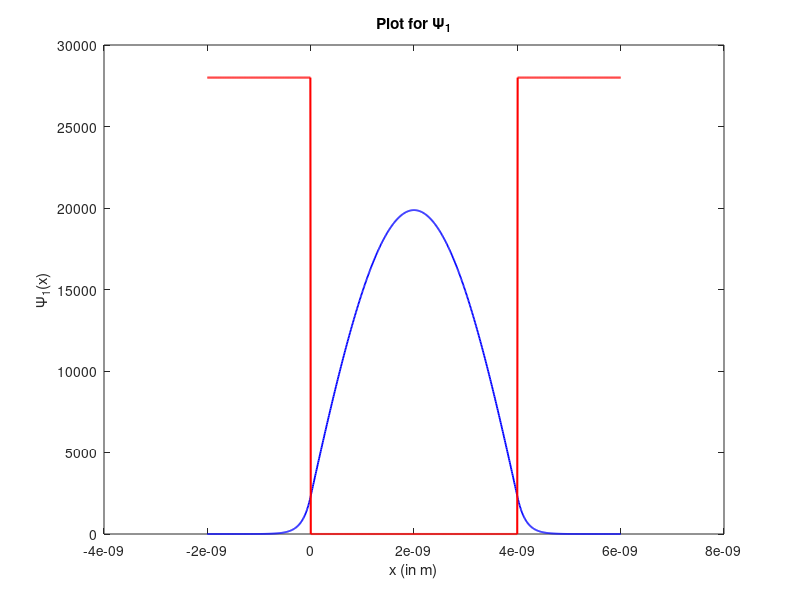
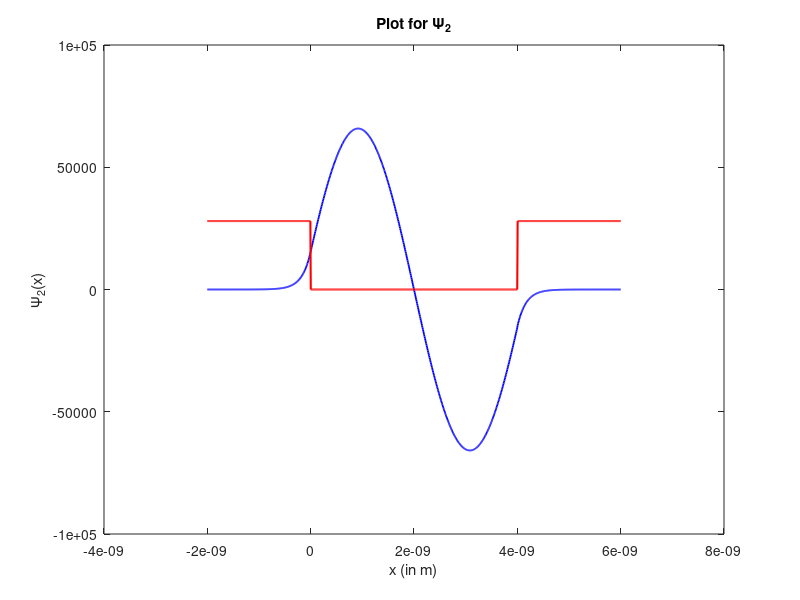

Here is the MATLAB script that generated these plots, in order:
%Prepeared by Samyak Shah for EE227 Assignment 1 Question 1
%Date: September 08,2019
%______________________________________________
%Plotting the wavefunction corresponding to the first allowed energy state
x=linspace(-2e-9,6e-9,1000);
y1=zeros(1,1000);
v0=zeros(1,1000);
k1=7.27e8;
alpha1=6.196e9;
%Defining the values of Piecewise wavefunction coefficients
A1=2315.58;
C1=19735.49;
D1=A1;
F1=1.343e14;
for i=1:1000
    if x(i)<=0
        y1(i)=A1*exp(alpha1*x(i));
        v0(i)=2.8e4;
    elseif x(i)<=4e-9
        y1(i)=C1*sin(k1*x(i))+D1*cos(k1*x(i));
        v0(i)=0;
    elseif x(i)>4e-9
        y1(i)=F1*exp(-alpha1*x(i));
        v0(i)=2.8e4;
    end
end
figure
plot(x,y1,'b','linewidth',1.3);hold on;
%Plotting the potential profile to show the potential well
title('Plot for \Psi_{1}');
xlabel('x (in m)');
ylabel('\Psi_{1}(x)');
plot(x,v0,'r','linewidth',1.5);

%Plotting the wavefunction corresponding to the second allowed energy state
k2=1.452e9;
alpha2=5.995e9;
A2=15498.7;
C2=63994.35;
D2=A2;
F2=-3.94e14;
y2=zeros(1,1000);
for i=1:1000
    if x(i)<=0
        y2(i)=A2*exp(alpha2*x(i));
    elseif x(i)<=4e-9
        y2(i)=C2*sin(k2*x(i))+D2*cos(k2*x(i));
    elseif x(i)>4e-9
        y2(i)=F2*exp(-alpha2*x(i));
    end
end
figure
plot(x,y2,'b','linewidth',1.3);hold on;
title('Plot for \Psi_{2}');
xlabel('x (in m)');
ylabel('\Psi_{2}(x)');
%Plotting the potential profile to show the potential well
plot(x,v0,'r','linewidth',1.5);

